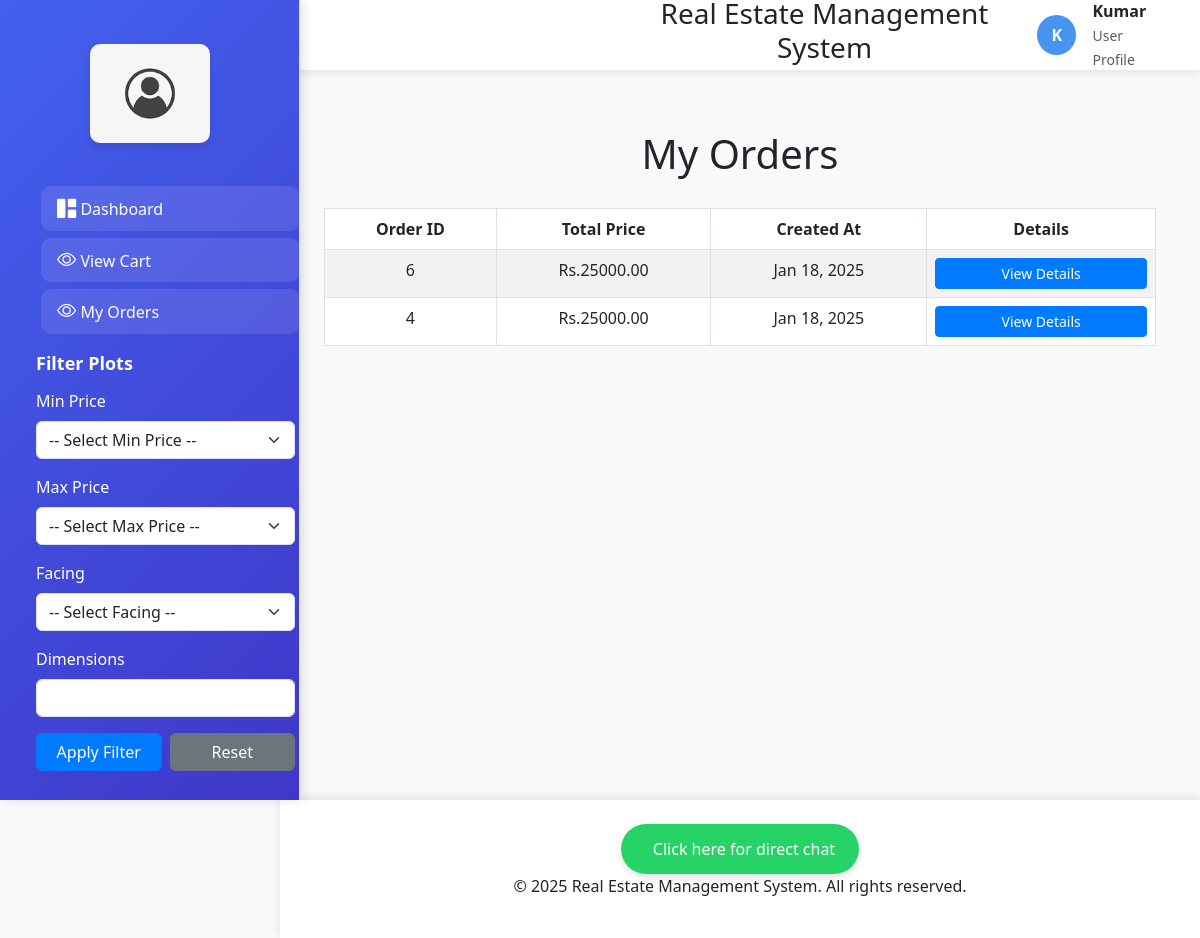
Page /my-orders/ (signed in) on the committed database.
### properties/models.py (models this page shows, shortened)
class Order(models.Model):
    user = models.ForeignKey(User, on_delete=models.CASCADE)  # ForeignKey to the User model
    total_price = models.DecimalField(max_digits=10, decimal_places=2)  # Total price of the order
    created_at = models.DateTimeField(default=timezone.now)
    class Meta:
        verbose_name = 'Order'
        verbose_name_plural = 'Orders'

### properties/views.py (the view)
# urls.py: path('my-orders/', views.my_orders, name='my_orders'),
@login_required
def my_orders(request):
    orders = Order.objects.filter(user=request.user).order_by('-created_at')  # Fetch orders for the logged-in user
    return render(request, 'my_orders.html', {'orders': orders})

### properties/templates/my_orders.html (shortened to what this page needs)
{% extends 'base.html' %}
{% block content %}
<!DOCTYPE html>
<html lang="en">
<head>
    <link href="https://cdn.jsdelivr.net/npm/bootstrap@5.3.0-alpha1/dist/css/bootstrap.min.css" rel="stylesheet">
</head>
<body>
    <div class="container">
        <h1>My Orders</h1>
        <table class="table table-bordered table-striped">
            <thead class="thead-dark">
                <tr>
                    <th>Order ID</th>
                    <th>Total Price</th>
                    <th>Created At</th>
                    <th>Details</th>
                </tr>
            </thead>
            <tbody>
                {% for order in orders %}
                    <tr>
                        <td>{{ order.id }}</td>
                        <td>Rs.{{ order.total_price }}</td>
                        <td>{{ order.created_at|date:"M d, Y" }}</td>
                        <td>
                            <a href="{% url 'order_details' order.id %}" class="btn btn-primary btn-sm">View Details</a>
                        </td>
                    </tr>
                {% empty %}
                    <tr>
                        <td colspan="4" class="text-center">No orders found.</td>
                    </tr>
                {% endfor %}
            </tbody>
        </table>
    </div>
</body>
</html>
{% endblock %}

### properties/templates/base.html (shortened to what this page needs)
{% load static %}
<!DOCTYPE html>
<html lang="en">
<head>
    <link href="https://cdn.jsdelivr.net/npm/bootstrap@5.3.0-alpha1/dist/css/bootstrap.min.css" rel="stylesheet">
    <link rel="stylesheet" href="https://cdn.jsdelivr.net/npm/bootstrap-icons@1.11.1/font/bootstrap-icons.css">
</head>
<body>
    <nav class="sidebar">
        <div class="logo-container">
            <img src="{% static 'images/logo4.png' %}" alt="Logo">
        </div>
        <div class="nav flex-column">
            <a class="nav-link active" href="{% url 'user_dashboard' %}">
                <i class="bi bi-grid-1x2-fill"></i>
                <span>Dashboard</span>
            </a>
            <a class="nav-link active" href="{% url 'view_cart' %}">
                <i class="bi bi-eye"></i>
                <span>View Cart</span>
            </a>
            <a class="nav-link active" href="{% url 'my_orders' %}">
                <i class="bi bi-eye"></i>
                <span>My Orders</span>
            </a>
            <div class="filter-section p-3">
                <h5 class="filter-title">Filter Plots</h5>
                <form method="GET" action="{% url 'user_dashboard' %}">
                    <div class="mb-3">
                        <label for="price_range_min" class="form-label">Min Price</label>
                        <select id="price_range_min" name="price_range_min" class="form-select">
                            <option value="">-- Select Min Price --</option>
                        </select>
                    </div>
                    <div class="mb-3">
                        <label for="price_range_max" class="form-label">Max Price</label>
                        <select id="price_range_max" name="price_range_max" class="form-select">
                            <option value="">-- Select Max Price --</option>
                        </select>
                    </div>
                    <div class="mb-3">
                        <label for="facing" class="form-label">Facing</label>
                        <select id="facing" name="facing" class="form-select">
                            <option value="">-- Select Facing --</option>
                        </select>
                    </div>
                    <div class="mb-3">
                        <label for="dimensions" class="form-label">Dimensions</label>
                        <input type="text" id="dimensions" name="dimensions" class="form-control" value="{{ dimensions }}">
                    </div>
                    <div class="d-flex gap-2">
                        <button type="submit" class="btn btn-primary">Apply Filter</button>
                        <a href="{% url 'user_dashboard' %}" class="btn btn-secondary">Reset</a>
                    </div>
                </form>
            </div>
        </div>
    </nav>
    <header class="main-header">
        <div class="header-content">
            <h3 class="text-center" style="margin-left:300px;">Real Estate Management System</h3>
            <div class="user-profile">
                <div class="user-avatar">
                    {{ user.username|make_list|first|upper }}
                </div>
                <div class="d-none d-md-block">
                    <div class="fw-bold">{{ user.username }}</div>
                    <small class="text-muted">User Profile</small>
                </div>
            </div>
        </div>
    </header>
    <main class="main-content">
        {% block content %}
        {% endblock %}
    </main>
<footer class="footer">
    <div class="footer-content">
        <a
            class="qlwapp-toggle whatsapp-link"
            href="https://web.whatsapp.com/send?phone=&amp;text=Hello!%20Istuti"
            target="_blank"
            role="button">
            <span>Click here for direct chat</span>
        </a>
        <p class="footer-text">&copy; 2025 Real Estate Management System. All rights reserved.</p>
    </div>
</footer>
</body>
</html>

### properties/templates/base.html (style rules this page uses)
:root { --primary-color: #4361ee; --secondary-color: #3f37c9; --accent-color: #4895ef; --text-color: #2b2d42; --bg-light: #f8f9fa; --sidebar-width: 280px; }
body { font-family: 'Segoe UI', system-ui, -apple-system, sans-serif; background-color: #f0f2f5; color: var(--text-color); }
.sidebar { position: fixed; top: 0; left: 0; height: 100vh; width: var(--sidebar-width); background: linear-gradient(135deg, var(--primary-color), var(--secondary-color)); color: white; padding-top: 1rem; z-index: 1000; box-shadow: 4px 0 10px rgba(0, 0, 0, 0.1); transition: all 0.3s ease; }
.sidebar .logo-container { padding: 1.5rem; text-align: center; margin-bottom: 1rem; }
.sidebar .logo-container img { width: 120px; height: auto; border-radius: 10px; box-shadow: 0 4px 8px rgba(0, 0, 0, 0.1); }
.nav-link { color: rgba(255, 255, 255, 0.8); padding: 1rem 1.5rem; margin: 0.2rem 1rem; border-radius: 10px; transition: all 0.3s ease; display: flex; align-items: center; gap: 10px; }
.nav-link:hover, .nav-link.active { background-color: rgba(255, 255, 255, 0.1); color: white; transform: translateX(5px); }
.nav-link i { font-size: 1.2rem; }
.main-header { position: fixed; top: 0; right: 0; left: var(--sidebar-width); height: 70px; background: white; box-shadow: 0 2px 10px rgba(0, 0, 0, 0.1); z-index: 999; padding: 0 2rem; }
.header-content { display: flex; justify-content: space-between; align-items: center; height: 100%; }
.user-profile { display: flex; align-items: center; gap: 1rem; }
.user-avatar { width: 40px; height: 40px; border-radius: 50%; background: var(--accent-color); color: white; display: flex; align-items: center; justify-content: center; font-weight: bold; }
.main-content { margin-left: var(--sidebar-width); padding: 90px 2rem 2rem; min-height: 100vh; }
.footer { margin-left: var(--sidebar-width); padding: 1.5rem; background: white; text-align: center; box-shadow: 0 -2px 10px rgba(0, 0, 0, 0.1); }
.btn-primary { background: var(--primary-color); border: none; border-radius: 10px; padding: 0.5rem 1.5rem; transition: all 0.3s ease; }
.sidebar { width: 300px; background-color: #f8f9fa; border-right: 1px solid #ddd; position: fixed; top: 0; left: 0; height: 100vh; overflow-y: auto; padding: 20px; }
.filter-section { margin-bottom: 20px; }
.filter-title { font-size: 18px; font-weight: bold; margin-bottom: 15px; }
.btn { width: 100%; }
.footer .whatsapp-link { display: inline-flex; align-items: center; gap: 0.5rem; background-color: #25d366; color: white; font-size: 1rem; font-weight: 500; padding: 0.8rem 1.5rem; border-radius: 30px; text-decoration: none; transition: all 0.3s ease; box-shadow: 0 4px 6px rgba(0, 0, 0, 0.1); }

### properties/templates/my_orders.html (style rules this page uses)
body { background-color: #f8f9fa; }
.container { margin-top: 40px; }
.table th, .table td { text-align: center; }
.btn-primary { background-color: #007bff; border-color: #007bff; }
h1 { text-align: center; margin-bottom: 30px; }

### rows in the picture
Order: id "6", total_price "25000.00", created_at "Jan 18, 2025"
Order: id "4", total_price "25000.00", created_at "Jan 18, 2025"

### other values in the picture
{{ user.username|make_list|first|upper }} "K"
{{ user.username }} "Kumar"
